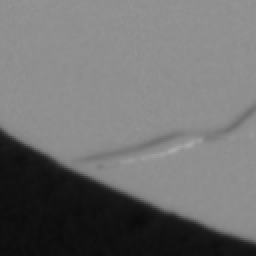
#> input picture GAN-defect/test/t.bmp, 128 x 128 px, found by its file name (shown 2 times larger)
$ python test.py
#> lines starting #> are read from the running program, lines starting #| are printed output that depends on the picture; after the words box and inside, x2 and y2 are one past the last pixel; in counts of white or black regions, pixels touching at a corner belong together
# coding=UTF-8
import cv2
import numpy as np
from matplotlib import pyplot as plt

img = cv2.imread(r'/home/lyl/object detection/GAN-defect/test/t.bmp',1)
#> img is the input picture: shape (128, 128, 3); min 11, max 170, mean 111.2
# plt.imshow(img,)
# plt.show()
# 利用cv2.threshhold()函数进行简单阈值分割，第一个参数是待分割图像，第二个参数是阈值大小
# 第三个参数是赋值的像素值，第四个参数是阈值分割方法
ret, thresh1 = cv2.threshold(img, 127, 255, cv2.THRESH_BINARY)
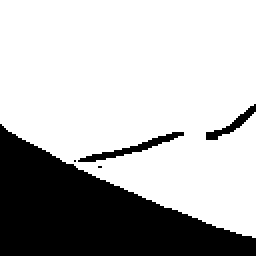
#> thresh1: shape (128, 128, 3) (shown 2 times larger); 71.8% white; 5 black regions (2 under 20 px), largest, box (x1, y1, x2, y2) and area: (0, 62, 128, 128) 4333, (39, 66, 92, 81) 173, (103, 52, 128, 70) 110
ret, thresh2 = cv2.threshold(img, 127, 255, cv2.THRESH_BINARY_INV)
ret, thresh3 = cv2.threshold(img, 127, 255, cv2.THRESH_TRUNC)
ret, thresh4 = cv2.threshold(img, 127, 255, cv2.THRESH_TOZERO)
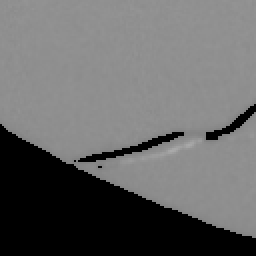
#> thresh4: shape (128, 128, 3) (shown 2 times larger); min 0, max 170, mean 102.2
ret, thresh5 = cv2.threshold(img, 127, 255, cv2.THRESH_TOZERO_INV)
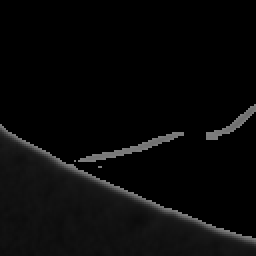
#> thresh5: shape (128, 128, 3) (shown 2 times larger); min 0, max 127, mean 8.9
# print(thresh1.shape)
# plt.imshow(thresh1,)
# plt.show()
titles = ['Original Image', 'BINARY', 'BINARY_INV', 'TRUNC', 'TOZERO', 'TOZERO_INV']
# [11 lines of commented-out code are left out]
subtracted=cv2.subtract(img,thresh1)
print(subtracted)
#> (printed output is left out)
cv2.imshow("Subtracted", subtracted)
cv2.waitKey(0)

$ run again, with GAN-defect/test/r.bmp copied over GAN-defect/test/t.bmp
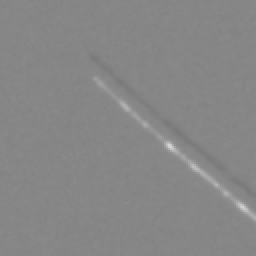
#> input picture GAN-defect/test/r.bmp, 128 x 128 px, found by its file name (shown 2 times larger)
#> img is the input picture: shape (128, 128, 3); min 121, max 215, mean 134.4
#> `ret, thresh1 = cv2.threshold(img, 127, 255, cv2.THRESH_BINARY)`:
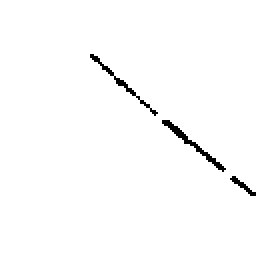
#> thresh1: shape (128, 128, 3) (shown 2 times larger); 98.6% white; black in thin lines or dots, all inside (x1, y1, x2, y2) = (45, 27, 128, 98)
#> `ret, thresh5 = cv2.threshold(img, 127, 255, cv2.THRESH_TOZERO_INV)`:
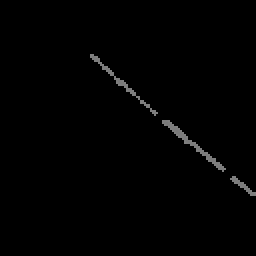
#> thresh5: shape (128, 128, 3) (shown 2 times larger); min 0, max 127, mean 1.7
#> (printed output is left out)

$ run again, with GAN-defect/test/s.bmp copied over GAN-defect/test/t.bmp
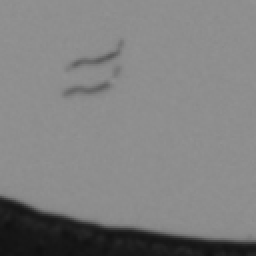
#> input picture GAN-defect/test/s.bmp, 128 x 128 px, found by its file name (shown 2 times larger)
#> img is the input picture: shape (128, 128, 3); min 17, max 146, mean 127.6
#> `ret, thresh1 = cv2.threshold(img, 127, 255, cv2.THRESH_BINARY)`:
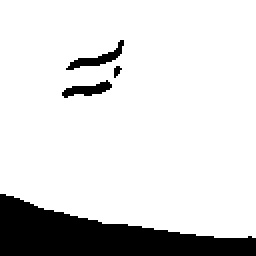
#> thresh1: shape (128, 128, 3) (shown 2 times larger); 85.5% white; 4 black regions (1 under 20 px), largest, box (x1, y1, x2, y2) and area: (0, 97, 128, 128) 2127, (33, 20, 62, 35) 124, (31, 40, 56, 49) 109
#> `ret, thresh5 = cv2.threshold(img, 127, 255, cv2.THRESH_TOZERO_INV)`:
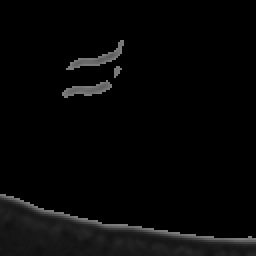
#> thresh5: shape (128, 128, 3) (shown 2 times larger); min 0, max 127, mean 6.6
#> (printed output is left out)
